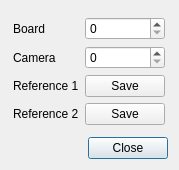
<?xml version="1.0" encoding="UTF-8"?>
<ui version="4.0">
 <class>DialogReferenceMeasurementClass</class>
 <widget class="QDialog" name="DialogReferenceMeasurementClass">
  <property name="geometry">
   <rect>
    <x>0</x>
    <y>0</y>
    <width>179</width>
    <height>170</height>
   </rect>
  </property>
  <property name="windowTitle">
   <string>Reference Measurement</string>
  </property>
  <layout class="QGridLayout" name="gridLayout_2">
   <item row="2" column="0">
    <spacer name="verticalSpacer_3">
     <property name="orientation">
      <enum>Qt::Orientation::Vertical</enum>
     </property>
     <property name="sizeHint" stdset="0">
      <size>
       <width>20</width>
       <height>40</height>
      </size>
     </property>
    </spacer>
   </item>
   <item row="0" column="0">
    <spacer name="verticalSpacer">
     <property name="orientation">
      <enum>Qt::Orientation::Vertical</enum>
     </property>
     <property name="sizeHint" stdset="0">
      <size>
       <width>20</width>
       <height>40</height>
      </size>
     </property>
    </spacer>
   </item>
   <item row="3" column="0">
    <widget class="QDialogButtonBox" name="buttonBox">
     <property name="standardButtons">
      <set>QDialogButtonBox::StandardButton::Close</set>
     </property>
    </widget>
   </item>
   <item row="1" column="0">
    <layout class="QGridLayout" name="gridLayout">
     <item row="2" column="3">
      <spacer name="horizontalSpacer_2">
       <property name="orientation">
        <enum>Qt::Orientation::Horizontal</enum>
       </property>
       <property name="sizeHint" stdset="0">
        <size>
         <width>40</width>
         <height>20</height>
        </size>
       </property>
      </spacer>
     </item>
     <item row="1" column="1">
      <widget class="QLabel" name="labelCamera">
       <property name="text">
        <string>Camera</string>
       </property>
      </widget>
     </item>
     <item row="0" column="1">
      <widget class="QLabel" name="labelBoard">
       <property name="text">
        <string>Board</string>
       </property>
      </widget>
     </item>
     <item row="3" column="1">
      <widget class="QLabel" name="labelReference2">
       <property name="text">
        <string>Reference 2</string>
       </property>
      </widget>
     </item>
     <item row="1" column="2">
      <widget class="QSpinBox" name="spinBoxCamera"/>
     </item>
     <item row="0" column="2">
      <widget class="QSpinBox" name="spinBoxBoard"/>
     </item>
     <item row="2" column="0">
      <spacer name="horizontalSpacer">
       <property name="orientation">
        <enum>Qt::Orientation::Horizontal</enum>
       </property>
       <property name="sizeHint" stdset="0">
        <size>
         <width>40</width>
         <height>20</height>
        </size>
       </property>
      </spacer>
     </item>
     <item row="3" column="2">
      <widget class="QPushButton" name="pushButtonHandleReference2">
       <property name="text">
        <string>Save</string>
       </property>
      </widget>
     </item>
     <item row="2" column="2">
      <widget class="QPushButton" name="pushButtonHandleReference1">
       <property name="text">
        <string>Save</string>
       </property>
      </widget>
     </item>
     <item row="2" column="1">
      <widget class="QLabel" name="labelReference1">
       <property name="text">
        <string>Reference 1</string>
       </property>
      </widget>
     </item>
    </layout>
   </item>
  </layout>
 </widget>
 <layoutdefault spacing="6" margin="11"/>
 <resources/>
 <connections>
  <connection>
   <sender>buttonBox</sender>
   <signal>rejected()</signal>
   <receiver>DialogReferenceMeasurementClass</receiver>
   <slot>reject()</slot>
   <hints>
    <hint type="sourcelabel">
     <x>256</x>
     <y>202</y>
    </hint>
    <hint type="destinationlabel">
     <x>234</x>
     <y>138</y>
    </hint>
   </hints>
  </connection>
 </connections>
</ui>
